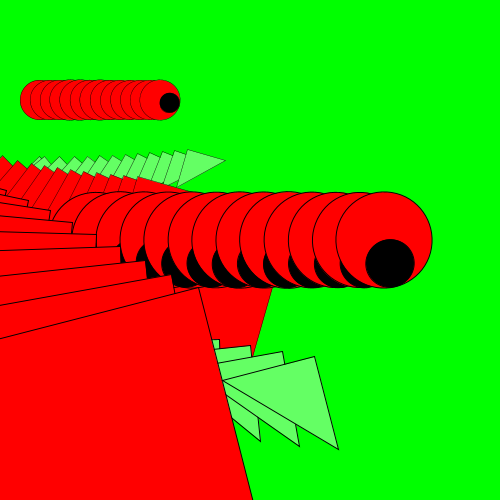
Frame 1 (no input)
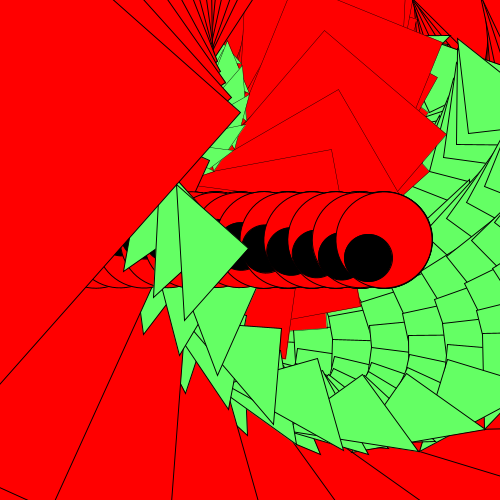
Frame 60 (the mouse pressed at the canvas centre just before this capture)
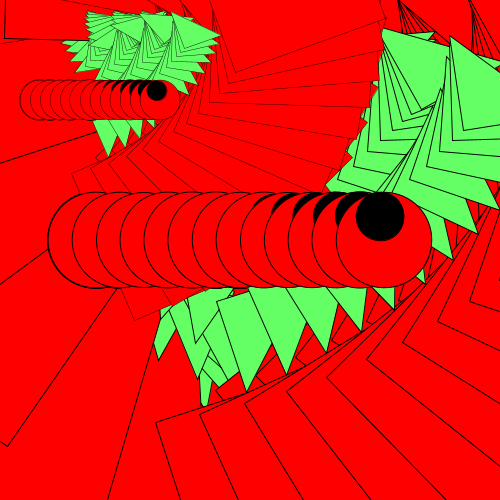
Frame 120 (the mouse held since frame 60 and released just before this capture)

The Processing sketch that drew these frames (run headless with seeded random() and noise(); from frame 60 on, the mouse is pressed at the canvas centre):

// Processing sketch: processing_7949
// ── processing_7949.pde

float ang; 
float vx,vy;
void setup(){
  size(500,500);
  smooth();
  background(0,255,0);
}
void draw(){
  nero2(250,300);
 
  scale(2.4);
  rotate(ang);
  nero(100,250);
   nero(125,250);
  nero(150,250);
   nero(175,250);
  nero(200,250);
  nero(225,250);
   nero(250,250);
  nero(275,250);
   nero(300,250);
  nero(325,250);
   nero(350,250);
  nero(375,250);
   nero(400,250);
}
void nero(float x,float y){
  pushMatrix();
  
  translate(x,y);
  rotate(x+millis()/100.0);
  fill(255,0,0);
  ellipse(0,0,100,100);
    rotate(y+millis()/100.0);
  fill(0,0,0);
  ellipse(25,0,50,50);
  fill(255,0,0);
  rect(0,200,400,400);
  fill(100,255,100);
  triangle(100,200,100,100,200,100);
  
 popMatrix();
 }
void nero2(float a,float b){
  scale(0.4);
rotate(ang);
  nero(100,250);
   nero(125,250);
  nero(150,250);
   nero(175,250);
  nero(200,250);
  nero(225,250);
   nero(250,250);
  nero(275,250);
   nero(300,250);
  nero(325,250);
   nero(350,250);
  nero(375,250);
   nero(400,250);
}
